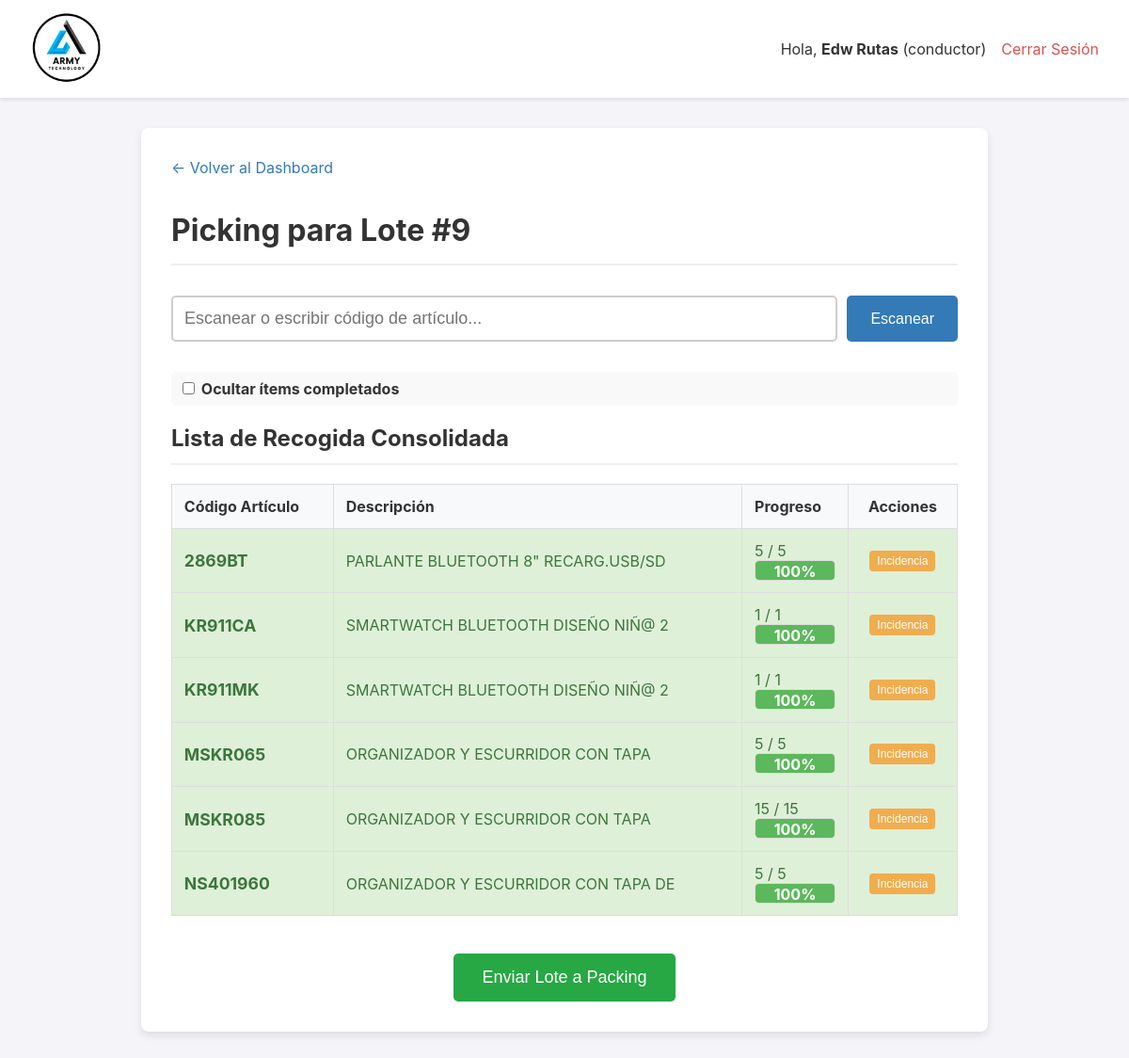
Page /lote/9 (signed in) on the committed database.
### app.py (models this page shows, shortened)
class User(UserMixin, db.Model):
    id = db.Column(db.Integer, primary_key=True)
    username = db.Column(db.String(80), unique=True, nullable=False)
    password_hash = db.Column(db.String(256), nullable=False)
    role = db.Column(db.String(20), nullable=False, default='operario')

class LotePicking(db.Model):
    id = db.Column(db.Integer, primary_key=True)
    fecha_creacion = db.Column(db.DateTime, nullable=False, default=datetime.datetime.utcnow)
    estado = db.Column(db.String(20), nullable=False, default='ACTIVO')
    ordenes = db.relationship('Orden', backref='lote', lazy=True)
    operario_id = db.Column(db.Integer, db.ForeignKey('user.id', ondelete='SET NULL'), nullable=True)
    operario = db.relationship('User', backref='lotes_asignados')

class ItemOrden(db.Model):
    id = db.Column(db.Integer, primary_key=True)
    orden_id = db.Column(db.Integer, db.ForeignKey('orden.id'), nullable=False)
    codigo_articulo = db.Column(db.String(100), nullable=False)
    descripcion_articulo = db.Column(db.String(300), nullable=False)
    cantidad_solicitada = db.Column(db.Integer, nullable=False)
    cantidad_recogida = db.Column(db.Integer, nullable=False, default=0)
    cantidad_empacada = db.Column(db.Integer, nullable=False, default=0)
    tiene_incidencia = db.Column(db.Boolean, default=False, nullable=False)
    tipo_incidencia = db.Column(db.String(50), nullable=True)
    nota_incidencia = db.Column(db.Text, nullable=True)

### app.py (the view)
@app.route('/lote/<int:lote_id>')
@login_required
def detalle_lote(lote_id):
    lote = LotePicking.query.get_or_404(lote_id)
    lista_consolidada = defaultdict(lambda: {'descripcion': '', 'solicitado': 0, 'recogido': 0, 'items_individuales': []})
    for orden in lote.ordenes:
        for item in orden.items:
            consolidado = lista_consolidada[item.codigo_articulo]
            consolidado['descripcion'] = item.descripcion_articulo
            consolidado['solicitado'] += item.cantidad_solicitada
            consolidado['recogido'] += item.cantidad_recogida
            consolidado['items_individuales'].append(item)
    lista_final = sorted(lista_consolidada.items(), key=lambda x: x[0])
    picking_completo = all(item['recogido'] >= item['solicitado'] for _, item in lista_consolidada.items()) if lista_consolidada else False
    return render_template('detalle_lote.html', lote=lote, lista_consolidada=lista_final, picking_completo=picking_completo )

### app.py (called while the page is built)
@login_manager.user_loader
def load_user(user_id):
    return db.session.get(User, int(user_id))

### templates/detalle_lote.html (shortened to what this page needs)
{% extends "layout.html" %}
{% block content %}
<div class="container">
    <a href="{{ url_for('dashboard') }}" class="back-link">← Volver al Dashboard</a>
    <h1>Picking para Lote #{{ lote.id }}</h1>
    <form id="scan-form" class="scan-form">
        <input type="text" id="scan-input" class="scan-input" placeholder="Escanear o escribir código de artículo..." autofocus onfocus="this.select()" autocomplete="off">
        <button type="submit" class="scan-btn">Escanear</button>
    </form>
    <div class="view-options">
        <label>
            <input type="checkbox" id="toggle-ocultar-completados">
            Ocultar ítems completados
        </label>
    </div>
    <h2>Lista de Recogida Consolidada</h2>
    <table>
        <thead>
            <tr>
                <th>Código Artículo</th>
                <th>Descripción</th>
                <th>Progreso</th>
                <th style="text-align: center;">Acciones</th>
            </tr>
        </thead>
        <tbody>
            {% for codigo, item in lista_consolidada %}
            <tr id="item-row-{{ codigo }}" class="item-row" data-codigo="{{ codigo }}">
                <td><strong>{{ codigo }}</strong></td>
                <td>{{ item.descripcion }}</td>
                <td>
                    <span id="progreso-texto-{{ codigo }}">{{ item.recogido }} / {{ item.solicitado }}</span>
                    <div class="progress-bar">
                        {% set progreso_inicial = (item.recogido / item.solicitado) * 100 if item.solicitado > 0 else 0 %}
                        <div id="progreso-barra-{{ codigo }}" class="progress" style="width: {{ progreso_inicial }}%;">
                            {{ '%.0f'|format(progreso_inicial) }}%
                        </div>
                    </div>
                </td>
                <td style="text-align: center;" class="action-buttons">
                    <button class="incidencia-btn" data-codigo="{{ codigo }}" data-descripcion="{{ item.descripcion }}" data-solicitado="{{ item.solicitado }}">
                        Incidencia
                    </button>
                </td>
            </tr>
            {% endfor %}
        </tbody>
    </table>
    <div style="text-align: center; margin-top: 2.5em;">
        <form action="{{ url_for('finalizar_lote', lote_id=lote.id) }}" method="POST">
            <button id="finalizar-btn" type="submit" class="finalizar-btn" {% if not picking_completo %}disabled{% endif %}>
                Enviar Lote a Packing
            </button>
        </form>
    </div>
</div>
{% endblock %}

### templates/layout.html (shortened to what this page needs)
<!DOCTYPE html>
<html lang="es">
<head>
</head>
<body>
    <header>
        <div class="logo">
            <a href="{{ url_for('dashboard') }}">
                <img src="{{ url_for('static', filename='img/logo.png') }}" alt="Logo de la Empresa">
            </a>
        </div>
        <nav class="nav">
             {% if current_user.is_authenticated %}
                <div class="user-info">
                    <span>Hola, <strong>{{ current_user.username }}</strong> ({{ current_user.role }})</span>
                    <a href="{{ url_for('logout') }}" style="color: #d9534f;">Cerrar Sesión</a>
                </div>
             {% endif %}
        </nav>
    </header>
    <main>
        {% block content %}{% endblock %}
    </main>
</body>
</html>

### templates/layout.html (style rules this page uses)
body { font-family: -apple-system, BlinkMacSystemFont, "Segoe UI", Roboto, "Helvetica Neue", Arial, sans-serif; margin: 0; background-color: #f4f4f9; color: #333; }
header { background-color: #fff; padding: 10px 2em; display: flex; justify-content: space-between; align-items: center; box-shadow: 0 2px 4px rgba(0,0,0,0.1); position: sticky; top: 0; z-index: 100; }
.logo img { height: 80px; }
.nav { display: flex; align-items: center; gap: 1em; }
.nav-admin-links a, .user-info a { text-decoration: none; color: #007bff; }
.user-info { display: flex; align-items: center; gap: 1em; }
main { padding: 2em; }
* { box-sizing: border-box; }
main { padding: 1em; }
@media (min-width: 768px) { main { padding: 2em; } }

### templates/detalle_lote.html (style rules this page uses)
.container { max-width: 900px; margin: auto; background: white; padding: 2em; border-radius: 8px; box-shadow: 0 4px 8px rgba(0,0,0,0.1); }
h1, h2 { border-bottom: 2px solid #eee; padding-bottom: 0.5em; }
.back-link { display: inline-block; margin-bottom: 1rem; color: #337ab7; text-decoration: none; }
.scan-form { margin: 2em 0; display: flex; gap: 10px; flex-direction: column; }
.scan-input { flex-grow: 1; padding: 12px; font-size: 18px; border: 2px solid #ccc; border-radius: 5px; transition: border-color 0.3s; }
.scan-btn { padding: 12px 25px; font-size: 16px; background-color: #337ab7; color: white; border: none; border-radius: 5px; cursor: pointer; transition: background-color 0.3s; }
table { width: 100%; border-collapse: collapse; margin-top: 1em; }
th, td { border: 1px solid #ddd; padding: 0.8em; text-align: left; vertical-align: middle; }
th { background-color: #f8f9fa; }
td strong { font-size: 1.1em; }
.view-options { margin-bottom: 1rem; padding: 0.5rem; background-color: #f9f9f9; border-radius: 5px; }
.view-options label { font-weight: bold; cursor: pointer; }
.action-buttons button { margin: 2px; }
.incidencia-btn { background-color: #f0ad4e; color: white; border: none; padding: 4px 8px; font-size: 12px; border-radius: 4px; cursor: pointer; }
.item-completado { background-color: #dff0d8 !important; color: #3c763d; }
.progress-bar { background-color: #e9ecef; border-radius: 5px; overflow: hidden; height: 22px; border: 1px solid #ddd; }
.progress { background-color: #5cb85c; color: white; text-align: center; font-weight: bold; height: 100%; line-height: 22px; transition: width 0.4s ease-in-out; }
.finalizar-btn { background-color: #28a745; color: white; padding: 15px 30px; font-size: 18px; border: none; border-radius: 5px; cursor: pointer; }
@media (min-width: 768px) { .scan-form { flex-direction: row; } }

### rows in the picture
User: username "Edw Rutas", role "conductor"
LotePicking: id "9"
ItemOrden: codigo_articulo "2869BT", descripcion "PARLANTE BLUETOOTH 8\" RECARG.USB/SD", recogido "5", solicitado "5", progreso_inicial "100"
ItemOrden: codigo_articulo "KR911CA", descripcion "SMARTWATCH BLUETOOTH DISEÑO NIÑ@ 2", recogido "1", solicitado "1", progreso_inicial "100"
ItemOrden: codigo_articulo "KR911MK", descripcion "SMARTWATCH BLUETOOTH DISEÑO NIÑ@ 2", recogido "1", solicitado "1", progreso_inicial "100"
ItemOrden: codigo_articulo "MSKR065", descripcion "ORGANIZADOR Y ESCURRIDOR CON TAPA", recogido "5", solicitado "5", progreso_inicial "100"
ItemOrden: codigo_articulo "MSKR085", descripcion "ORGANIZADOR Y ESCURRIDOR CON TAPA", recogido "15", solicitado "15", progreso_inicial "100"
ItemOrden: codigo_articulo "NS401960", descripcion "ORGANIZADOR Y ESCURRIDOR CON TAPA DE", recogido "5", solicitado "5", progreso_inicial "100"
